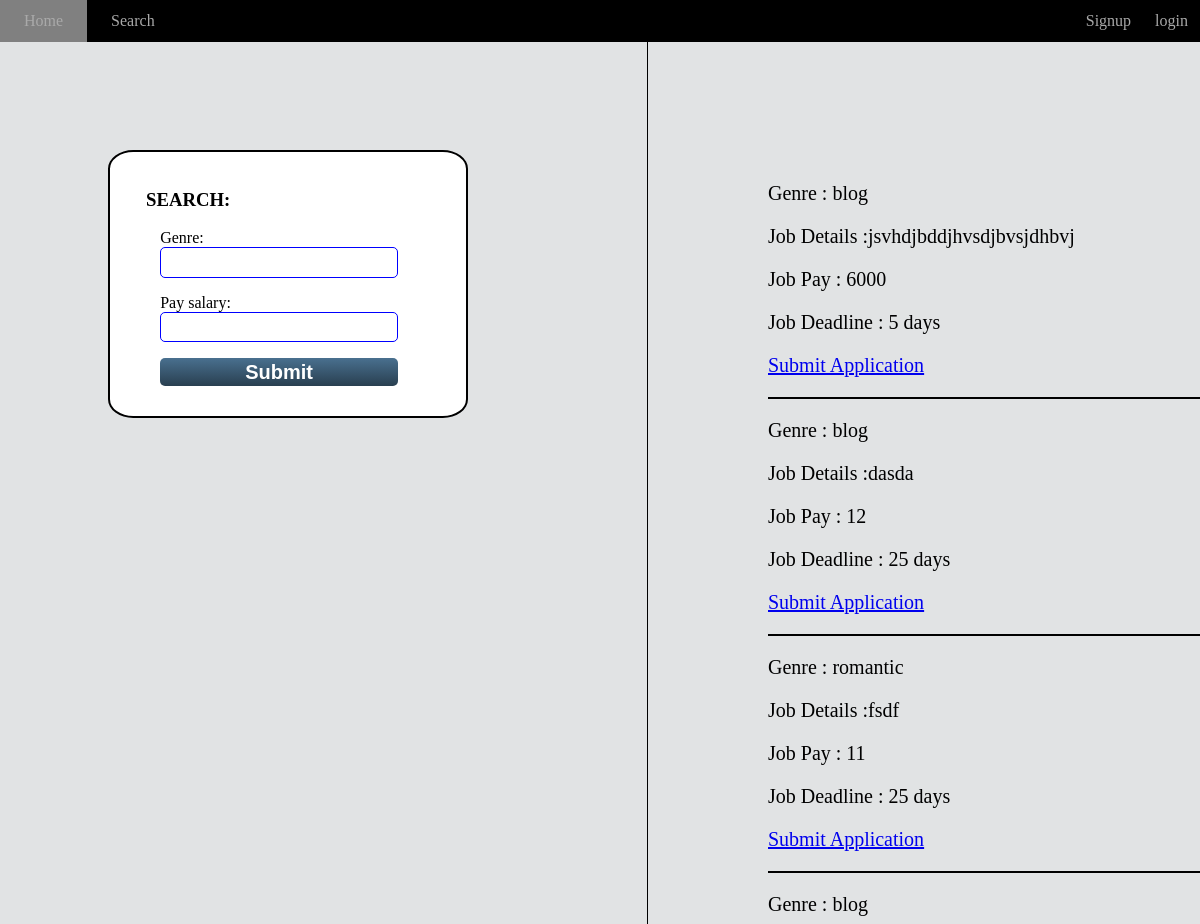
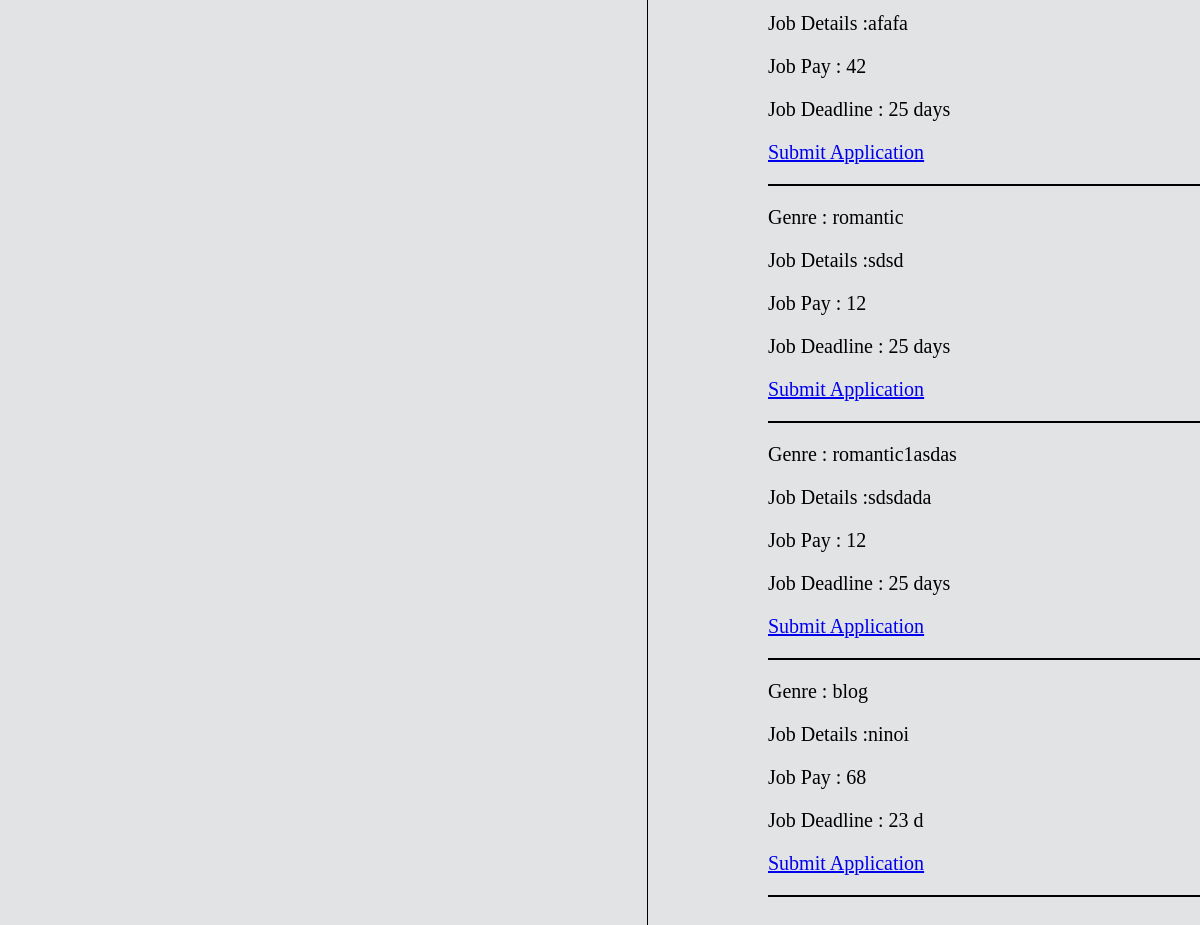
Before: /registration/search/ with the older database file (2 pictures, top to bottom).
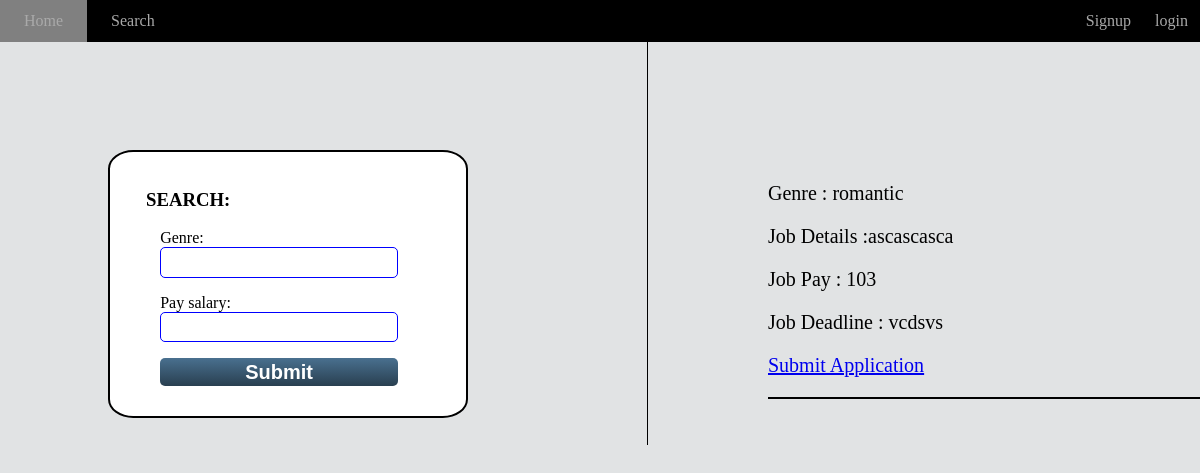
After: the same page with the newer database file.
### registration/models.py (models this page shows)
class JobDetails(models.Model):
    company_name = models.CharField(primary_key=False, max_length=20)
    genre = models.CharField(max_length=20)
    details = models.CharField(primary_key=True,max_length=100000)
    pay = models.IntegerField(default=0)
    deadline = models.IntegerField()
    pub_date = models.DateTimeField('date published')

### registration/views.py (the view, shortened to what this page needs)
def search_job(request):
    form = SearchJob()
    try:
        if (request.session.has_key('username') or request.session.has_key('companyname')):
            x = "off"
        else:
            x = "on"
    except:
        return HttpResponseRedirect('/registration/jobseeker/thanks/')
    list_job = JobDetails.objects.all()
    return render(request, 'search.html', {'form': form, 'flag': x ,'list':list_job })

### registration/forms.py
class SearchJob(forms.Form):
    search = forms.CharField(required="true", label="Genre", max_length=100)
    pay_Salary = forms.IntegerField(required=False)

### registration/templates/search.html (shortened to what this page needs)
{% load static %}
<html>
	<head>
			<link rel="stylesheet" type="text/css" href="{% static './css/search.css' %}">
			<header>
			<div>
				<ul class="nav">
				  <li><a class="nav_left" href="{% url 'registration:home' %}">Home</a></li>
				   <li><a class="nav_left"href="{% url 'registration:Search Job' %}">Search</a></li>
                    {% if flag == "on" %}
                        <li class="nav_right"><a href="">login</a>
                      <li class="nav_right"><a href="">Signup</a>
                    {% endif %}
				</ul>
			</div>
			</header>
	</head>
	<body>
			<div style="">
				<div class="right_text">
				<div  class="job">
                {% if job == 0 %}
                    <p><h3>No Job Found</h3></p>
                    {% else %}
					{%  for JobDetails in list %}
                        <p> Genre : {{ JobDetails.genre }}</p>
                        <p> Job Details :{{ JobDetails.details }}</p>
                        <p> Job Pay : {{ JobDetails.pay }}</p>
                        <p> Job Deadline : {{ JobDetails.deadline }}</p>
                        <a  href="{% url 'registration:application' JobDetails.details %}"><p>Submit Application</p></a>
                        <hr>
					{% endfor %}
                {% endif %}
				</div>
				</div>
				<div  style=" width:30%; padding:9%; position:fixed;">
				<div class="search">
					<h3> SEARCH:</h3>
					<form  method="post">
						{{ form.as_p }}
						 <input type="submit" value="Submit" />
					 </form>
				</div>
				</div>
			</div>
 </body>
</html>

### registration/static/css/search.css (style rules this page uses)
body { margin:0; background-color: #e1e3e4; }
.nav { list-style-type: none; margin: 0; padding: 0; overflow: hidden; background-color:black ; cursor: pointer; }
li { float: left; font-size:1em; z-index:1; padding:1% 2% 1% 2%; }
li a { display: block; color:#A9A9A9; z-index:1; text-decoration: none; }
.nav_left { float:left; }
.nav_right { float:right; padding:1%; }
input { border-radius: 5px; font-size:1.25em; border:1px solid blue; background-color: white; padding: 1% 1% 1% 3%; transition: width 0.4s ease-in-out; width:90%; }
.search { z-index: 1; padding:5% 10% 10% 10%; font-family:verdana; border:2px solid black; background-color:white; border-radius:7%; }
input[type=submit] { background: linear-gradient(#49708f, #293f50); border: 0; color: #fff; cursor: pointer; font-weight: bold; float: left; padding: 1% 1%; margin-bottom:10px; border-radius:5px; }
form { padding:0% 2% 2% 5%; }
.right_text { font-size:1.25em; font-family:verdana; padding:1%; border-left:1px solid black; float:right; width: 36%; padding: 10% 0% 3% 10%; }
hr { border: 1px solid; }

Changed rows visible on the page:
removed JobDetails: genre "blog", details "jsvhdjbddjhvsdjbvsjdhbvj", pay "6000", deadline "5 days"
removed JobDetails: genre "blog", details "dasda", pay "12", deadline "25 days"
removed JobDetails: genre "romantic", details "fsdf", pay "11", deadline "25 days"
removed JobDetails: genre "blog", details "afafa", pay "42", deadline "25 days"
removed JobDetails: genre "romantic", details "sdsd", pay "12", deadline "25 days"
removed JobDetails: genre "romantic1asdas", details "sdsdada", pay "12", deadline "25 days"
removed JobDetails: genre "blog", details "ninoi", pay "68", deadline "23 d"
added JobDetails: genre "romantic", details "ascascasca", pay "103", deadline "vcdsvs"
